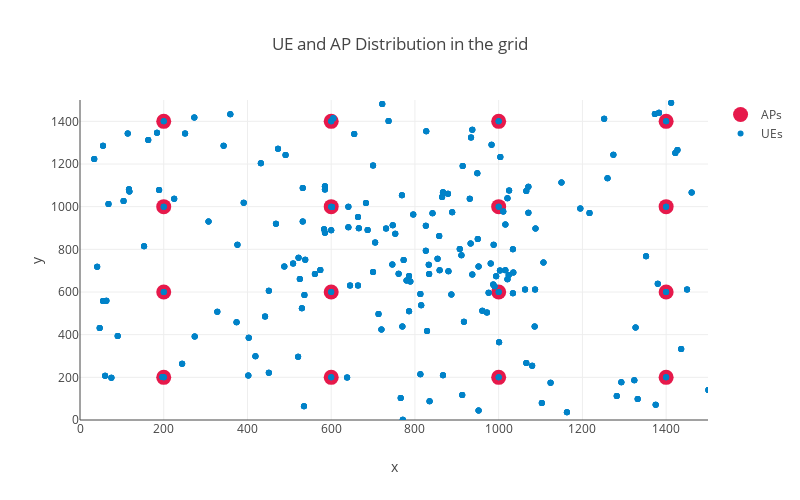

The code cell stored with this chart in its notebook:
### Code cell
ue_ap_list = [x.location for x in result.UE_AP_LIST]

ap_custom_colors = 'rgb(230, 25, 75)'
ue_custom_colors = 'rgb(0, 130, 200)'

ap_x, ap_y = list(zip(*ue_ap_list[:16]))
ue_x, ue_y = list(zip(*ue_ap_list[16:]))

aps = go.Scatter(
    x = ap_x,
    y = ap_y,
    mode = 'markers',
    marker = {'color': ap_custom_colors, 'size': 15},
    name = 'APs'
)

ues = go.Scatter(
    x = ue_x,
    y = ue_y,
    mode = 'markers',
    marker = {'color': ue_custom_colors},
    name = 'UEs'
)


data = [aps, ues]


# Plot and embed in ipython notebook!
layout = dict(xaxis={'range': [0, 1500], 'title': 'x'},
              yaxis={'range': [0, 1500], 'title': 'y'},
              title="UE and AP Distribution in the grid",
              height=500,
              width=800,
              showlegend=True
              )

fig = dict(data=data, layout=layout)

plotly.offline.iplot(fig)

### Figure 1 — Plotly figure (JSON) as saved in the notebook; plotly's stock layout.template omitted (floating-point values rounded to 4 significant figures; data arrays with more than 128 entries replaced by an {"elided": "..."} marker saying what was removed)
{"data": [{"marker": {"color": "rgb(230, 25, 75)", "size": 15}, "mode": "markers", "name": "APs", "type": "scatter", "x": [200, 200, 200, 200, 600, 600, 600, 600, 1000, 1000, 1000, 1000, 1400, 1400, 1400, 1400], "y": [200, 600, 1000, 1400, 200, 600, 1000, 1400, 200, 600, 1000, 1400, 200, 600, 1000, 1400]}, {"marker": {"color": "rgb(0, 130, 200)"}, "mode": "markers", "name": "UEs", "type": "scatter", "x": {"elided": "848 int values"}, "y": {"elided": "848 int values"}}], "layout": {"height": 500, "showlegend": true, "title": "UE and AP Distribution in the grid", "width": 800, "xaxis": {"range": [0, 1500], "title": "x"}, "yaxis": {"range": [0, 1500], "title": "y"}}}
